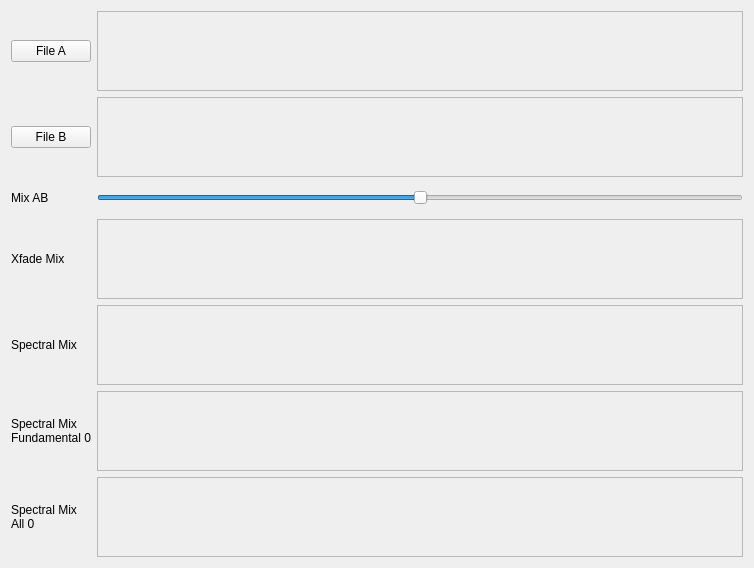
<?xml version="1.0" encoding="UTF-8"?>
<ui version="4.0">
 <class>Window</class>
 <widget class="QWidget" name="Window">
  <property name="geometry">
   <rect>
    <x>0</x>
    <y>0</y>
    <width>754</width>
    <height>568</height>
   </rect>
  </property>
  <property name="windowTitle">
   <string>Form</string>
  </property>
  <layout class="QGridLayout" name="gridLayout">
   <item row="0" column="0">
    <widget class="QPushButton" name="btnFileA">
     <property name="text">
      <string>File A</string>
     </property>
    </widget>
   </item>
   <item row="0" column="1">
    <widget class="QFrame" name="frmFileA">
     <property name="sizePolicy">
      <sizepolicy hsizetype="Preferred" vsizetype="MinimumExpanding">
       <horstretch>0</horstretch>
       <verstretch>0</verstretch>
      </sizepolicy>
     </property>
     <property name="frameShape">
      <enum>QFrame::StyledPanel</enum>
     </property>
     <property name="frameShadow">
      <enum>QFrame::Raised</enum>
     </property>
     <layout class="QHBoxLayout" name="horizontalLayout">
      <property name="leftMargin">
       <number>1</number>
      </property>
      <property name="topMargin">
       <number>1</number>
      </property>
      <property name="rightMargin">
       <number>1</number>
      </property>
      <property name="bottomMargin">
       <number>1</number>
      </property>
      <item>
       <widget class="WaveView" name="viewFileA" native="true"/>
      </item>
     </layout>
    </widget>
   </item>
   <item row="1" column="0">
    <widget class="QPushButton" name="btnFileB">
     <property name="text">
      <string>File B</string>
     </property>
    </widget>
   </item>
   <item row="1" column="1">
    <widget class="QFrame" name="frmFileB">
     <property name="sizePolicy">
      <sizepolicy hsizetype="Preferred" vsizetype="MinimumExpanding">
       <horstretch>0</horstretch>
       <verstretch>0</verstretch>
      </sizepolicy>
     </property>
     <property name="frameShape">
      <enum>QFrame::StyledPanel</enum>
     </property>
     <property name="frameShadow">
      <enum>QFrame::Raised</enum>
     </property>
     <layout class="QHBoxLayout" name="horizontalLayout_2">
      <property name="leftMargin">
       <number>1</number>
      </property>
      <property name="topMargin">
       <number>1</number>
      </property>
      <property name="rightMargin">
       <number>1</number>
      </property>
      <property name="bottomMargin">
       <number>1</number>
      </property>
      <item>
       <widget class="WaveView" name="viewFileB" native="true"/>
      </item>
     </layout>
    </widget>
   </item>
   <item row="2" column="0">
    <widget class="QLabel" name="label">
     <property name="sizePolicy">
      <sizepolicy hsizetype="Preferred" vsizetype="Maximum">
       <horstretch>0</horstretch>
       <verstretch>0</verstretch>
      </sizepolicy>
     </property>
     <property name="text">
      <string>Mix AB</string>
     </property>
    </widget>
   </item>
   <item row="2" column="1">
    <widget class="QSlider" name="valMixAB">
     <property name="minimumSize">
      <size>
       <width>0</width>
       <height>30</height>
      </size>
     </property>
     <property name="maximum">
      <number>100</number>
     </property>
     <property name="value">
      <number>50</number>
     </property>
     <property name="orientation">
      <enum>Qt::Horizontal</enum>
     </property>
    </widget>
   </item>
   <item row="3" column="0">
    <widget class="QLabel" name="label_2">
     <property name="sizePolicy">
      <sizepolicy hsizetype="Preferred" vsizetype="Maximum">
       <horstretch>0</horstretch>
       <verstretch>0</verstretch>
      </sizepolicy>
     </property>
     <property name="text">
      <string>Xfade Mix</string>
     </property>
    </widget>
   </item>
   <item row="3" column="1">
    <widget class="QFrame" name="frmXfadeMix">
     <property name="sizePolicy">
      <sizepolicy hsizetype="Preferred" vsizetype="MinimumExpanding">
       <horstretch>0</horstretch>
       <verstretch>0</verstretch>
      </sizepolicy>
     </property>
     <property name="frameShape">
      <enum>QFrame::StyledPanel</enum>
     </property>
     <property name="frameShadow">
      <enum>QFrame::Raised</enum>
     </property>
     <layout class="QHBoxLayout" name="horizontalLayout_3">
      <property name="leftMargin">
       <number>1</number>
      </property>
      <property name="topMargin">
       <number>1</number>
      </property>
      <property name="rightMargin">
       <number>1</number>
      </property>
      <property name="bottomMargin">
       <number>1</number>
      </property>
      <item>
       <widget class="WaveView" name="viewXfadeMix" native="true"/>
      </item>
     </layout>
    </widget>
   </item>
   <item row="4" column="0">
    <widget class="QLabel" name="label_3">
     <property name="sizePolicy">
      <sizepolicy hsizetype="Preferred" vsizetype="Maximum">
       <horstretch>0</horstretch>
       <verstretch>0</verstretch>
      </sizepolicy>
     </property>
     <property name="text">
      <string>Spectral Mix</string>
     </property>
    </widget>
   </item>
   <item row="4" column="1">
    <widget class="QFrame" name="frmSpectralMix">
     <property name="sizePolicy">
      <sizepolicy hsizetype="Preferred" vsizetype="MinimumExpanding">
       <horstretch>0</horstretch>
       <verstretch>0</verstretch>
      </sizepolicy>
     </property>
     <property name="frameShape">
      <enum>QFrame::StyledPanel</enum>
     </property>
     <property name="frameShadow">
      <enum>QFrame::Raised</enum>
     </property>
     <layout class="QHBoxLayout" name="horizontalLayout_4">
      <property name="leftMargin">
       <number>1</number>
      </property>
      <property name="topMargin">
       <number>1</number>
      </property>
      <property name="rightMargin">
       <number>1</number>
      </property>
      <property name="bottomMargin">
       <number>1</number>
      </property>
      <item>
       <widget class="WaveView" name="viewSpectralMix" native="true"/>
      </item>
     </layout>
    </widget>
   </item>
   <item row="5" column="0">
    <widget class="QLabel" name="label_4">
     <property name="sizePolicy">
      <sizepolicy hsizetype="Preferred" vsizetype="Maximum">
       <horstretch>0</horstretch>
       <verstretch>0</verstretch>
      </sizepolicy>
     </property>
     <property name="text">
      <string>Spectral Mix
Fundamental 0</string>
     </property>
    </widget>
   </item>
   <item row="5" column="1">
    <widget class="QFrame" name="frmSpectralMixF0">
     <property name="sizePolicy">
      <sizepolicy hsizetype="Preferred" vsizetype="MinimumExpanding">
       <horstretch>0</horstretch>
       <verstretch>0</verstretch>
      </sizepolicy>
     </property>
     <property name="frameShape">
      <enum>QFrame::StyledPanel</enum>
     </property>
     <property name="frameShadow">
      <enum>QFrame::Raised</enum>
     </property>
     <layout class="QHBoxLayout" name="horizontalLayout_5">
      <property name="leftMargin">
       <number>1</number>
      </property>
      <property name="topMargin">
       <number>1</number>
      </property>
      <property name="rightMargin">
       <number>1</number>
      </property>
      <property name="bottomMargin">
       <number>1</number>
      </property>
      <item>
       <widget class="WaveView" name="viewSpectralMixF0" native="true"/>
      </item>
     </layout>
    </widget>
   </item>
   <item row="6" column="0">
    <widget class="QLabel" name="label_5">
     <property name="sizePolicy">
      <sizepolicy hsizetype="Preferred" vsizetype="Maximum">
       <horstretch>0</horstretch>
       <verstretch>0</verstretch>
      </sizepolicy>
     </property>
     <property name="text">
      <string>Spectral Mix
All 0</string>
     </property>
    </widget>
   </item>
   <item row="6" column="1">
    <widget class="QFrame" name="frmSpectralMixA0">
     <property name="sizePolicy">
      <sizepolicy hsizetype="Preferred" vsizetype="MinimumExpanding">
       <horstretch>0</horstretch>
       <verstretch>0</verstretch>
      </sizepolicy>
     </property>
     <property name="frameShape">
      <enum>QFrame::StyledPanel</enum>
     </property>
     <property name="frameShadow">
      <enum>QFrame::Raised</enum>
     </property>
     <layout class="QHBoxLayout" name="horizontalLayout_6">
      <property name="leftMargin">
       <number>1</number>
      </property>
      <property name="topMargin">
       <number>1</number>
      </property>
      <property name="rightMargin">
       <number>1</number>
      </property>
      <property name="bottomMargin">
       <number>1</number>
      </property>
      <item>
       <widget class="WaveView" name="viewSpectralMixA0" native="true"/>
      </item>
     </layout>
    </widget>
   </item>
  </layout>
 </widget>
 <customwidgets>
  <customwidget>
   <class>WaveView</class>
   <extends>QWidget</extends>
   <header>waveview.h</header>
   <container>1</container>
  </customwidget>
 </customwidgets>
 <resources/>
 <connections/>
</ui>
